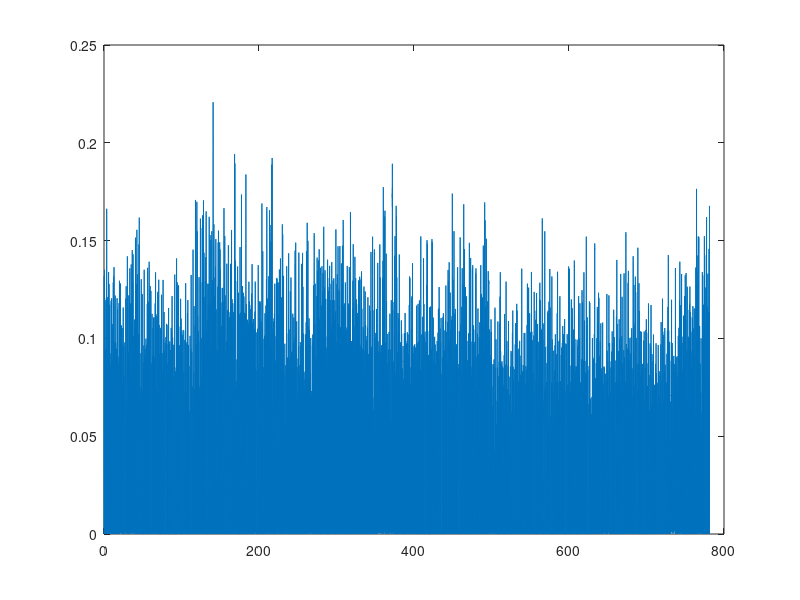

Write MATLAB code to recreate this figure. (Note: this script raises an error after producing the figure.)
close all;
load('E1.mat'); 
fs = 128;
% E1 = E1(5000:5500);

ECG_diff = diff(E1);
ECG_squared = ECG_diff .^ 2;

time1 = (0:length(E1)-1) / fs;
time2 = (0:length(E1)-2) / fs;

window_size = round(0.12 * fs); 
ECG_ma = movmean(ECG_squared, window_size);

% Debugging plot: visualize ECG_ma and threshold
threshold = 0.4 * max(ECG_ma); % Lower threshold to 40%
figure;
plot(time2, ECG_ma);
hold on;
yline(threshold, '--r', 'Threshold');
xlabel("Time (s)");
ylabel("Smoothed ECG Signal");
title("Smoothed Signal with Threshold");
legend("Smoothed Signal", "Threshold");

% Adjust MinPeakDistance if peaks are too close or too far apart
[peaks, locs] = findpeaks(ECG_ma, 'MinPeakHeight', threshold, 'MinPeakDistance', round(0.15 * fs));

RR_intervals = diff(locs) / fs; 
HR = 60 ./ RR_intervals;
HR_time = time1(locs(2:end));

% Plot original signal and detected peaks
figure;
subplot(2,1,1);
plot(time1, E1);
hold on;
plot(time2(locs), ECG_ma(locs), 'r*'); % Highlight detected peaks
xlabel("Time (s)");
ylabel("ECG Signal");
legend("Original Signal", "Detected Peaks");
title("Original Signal with Detected Peaks");

subplot(2,1,2);
plot(time2, ECG_ma);
hold on;
plot(time2(locs), ECG_ma(locs), 'ro');
xlabel("Time (s)");
ylabel("Smoothed ECG Signal");
legend("Smoothed Signal", "Detected Peaks");
title("Smoothed ECG Signal with Detected Peaks");

% Plot Heart Rate over time
figure;
if ~isempty(HR)
    plot(HR_time, HR);
    xlabel("Time (s)");
    ylabel("Heart Rate (bpm)");
    title("Heart Rate Over Time");
else
    disp('Not enough peaks detected to compute HR.');
end

figure;
plot(fftshift(abs(fft(E1))));
